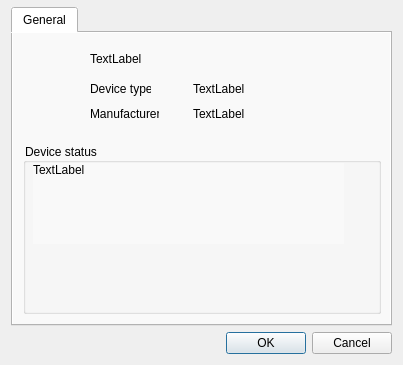
<?xml version="1.0" encoding="UTF-8"?>
<ui version="4.0">
 <class>Properties</class>
 <widget class="QDialog" name="Properties">
  <property name="geometry">
   <rect>
    <x>0</x>
    <y>0</y>
    <width>403</width>
    <height>365</height>
   </rect>
  </property>
  <property name="windowTitle">
   <string>Dialog</string>
  </property>
  <layout class="QVBoxLayout" name="verticalLayout">
   <property name="topMargin">
    <number>7</number>
   </property>
   <item>
    <widget class="QTabWidget" name="tabWidget">
     <property name="styleSheet">
      <string notr="true">background-color: rgb(249, 249, 249);</string>
     </property>
     <property name="currentIndex">
      <number>0</number>
     </property>
     <widget class="QWidget" name="general">
      <attribute name="title">
       <string>General</string>
      </attribute>
      <widget class="QLabel" name="the_icon">
       <property name="geometry">
        <rect>
         <x>40</x>
         <y>16</y>
         <width>16</width>
         <height>16</height>
        </rect>
       </property>
       <property name="minimumSize">
        <size>
         <width>16</width>
         <height>16</height>
        </size>
       </property>
       <property name="maximumSize">
        <size>
         <width>16</width>
         <height>16</height>
        </size>
       </property>
       <property name="text">
        <string/>
       </property>
       <property name="pixmap">
        <pixmap resource="devine.qrc">:/images/filter.png</pixmap>
       </property>
       <property name="scaledContents">
        <bool>true</bool>
       </property>
      </widget>
      <widget class="QLabel" name="the_description">
       <property name="geometry">
        <rect>
         <x>77</x>
         <y>13</y>
         <width>271</width>
         <height>25</height>
        </rect>
       </property>
       <property name="text">
        <string>TextLabel</string>
       </property>
      </widget>
      <widget class="QLabel" name="label_4">
       <property name="geometry">
        <rect>
         <x>77</x>
         <y>70</y>
         <width>69</width>
         <height>21</height>
        </rect>
       </property>
       <property name="sizePolicy">
        <sizepolicy hsizetype="Fixed" vsizetype="Preferred">
         <horstretch>0</horstretch>
         <verstretch>0</verstretch>
        </sizepolicy>
       </property>
       <property name="text">
        <string>Manufacturer:</string>
       </property>
      </widget>
      <widget class="QLabel" name="the_device_type">
       <property name="geometry">
        <rect>
         <x>180</x>
         <y>45</y>
         <width>150</width>
         <height>21</height>
        </rect>
       </property>
       <property name="text">
        <string>TextLabel</string>
       </property>
      </widget>
      <widget class="QLabel" name="the_manufacturer">
       <property name="geometry">
        <rect>
         <x>180</x>
         <y>70</y>
         <width>150</width>
         <height>21</height>
        </rect>
       </property>
       <property name="text">
        <string>TextLabel</string>
       </property>
      </widget>
      <widget class="QGroupBox" name="groupBox">
       <property name="geometry">
        <rect>
         <x>10</x>
         <y>110</y>
         <width>358</width>
         <height>171</height>
        </rect>
       </property>
       <property name="title">
        <string>Device status</string>
       </property>
       <widget class="QLabel" name="the_device_status">
        <property name="geometry">
         <rect>
          <x>10</x>
          <y>20</y>
          <width>311</width>
          <height>81</height>
         </rect>
        </property>
        <property name="text">
         <string>TextLabel</string>
        </property>
        <property name="alignment">
         <set>Qt::AlignLeading|Qt::AlignLeft|Qt::AlignTop</set>
        </property>
        <property name="wordWrap">
         <bool>true</bool>
        </property>
       </widget>
      </widget>
      <widget class="QLabel" name="label_3">
       <property name="geometry">
        <rect>
         <x>77</x>
         <y>45</y>
         <width>61</width>
         <height>21</height>
        </rect>
       </property>
       <property name="sizePolicy">
        <sizepolicy hsizetype="Fixed" vsizetype="Preferred">
         <horstretch>0</horstretch>
         <verstretch>0</verstretch>
        </sizepolicy>
       </property>
       <property name="text">
        <string>Device type:</string>
       </property>
      </widget>
     </widget>
    </widget>
   </item>
   <item>
    <widget class="QDialogButtonBox" name="buttonBox">
     <property name="orientation">
      <enum>Qt::Horizontal</enum>
     </property>
     <property name="standardButtons">
      <set>QDialogButtonBox::Cancel|QDialogButtonBox::Ok</set>
     </property>
    </widget>
   </item>
  </layout>
 </widget>
 <resources>
  <include location="devine.qrc"/>
 </resources>
 <connections>
  <connection>
   <sender>buttonBox</sender>
   <signal>accepted()</signal>
   <receiver>Properties</receiver>
   <slot>accept()</slot>
   <hints>
    <hint type="sourcelabel">
     <x>248</x>
     <y>254</y>
    </hint>
    <hint type="destinationlabel">
     <x>157</x>
     <y>274</y>
    </hint>
   </hints>
  </connection>
  <connection>
   <sender>buttonBox</sender>
   <signal>rejected()</signal>
   <receiver>Properties</receiver>
   <slot>reject()</slot>
   <hints>
    <hint type="sourcelabel">
     <x>316</x>
     <y>260</y>
    </hint>
    <hint type="destinationlabel">
     <x>286</x>
     <y>274</y>
    </hint>
   </hints>
  </connection>
 </connections>
</ui>
